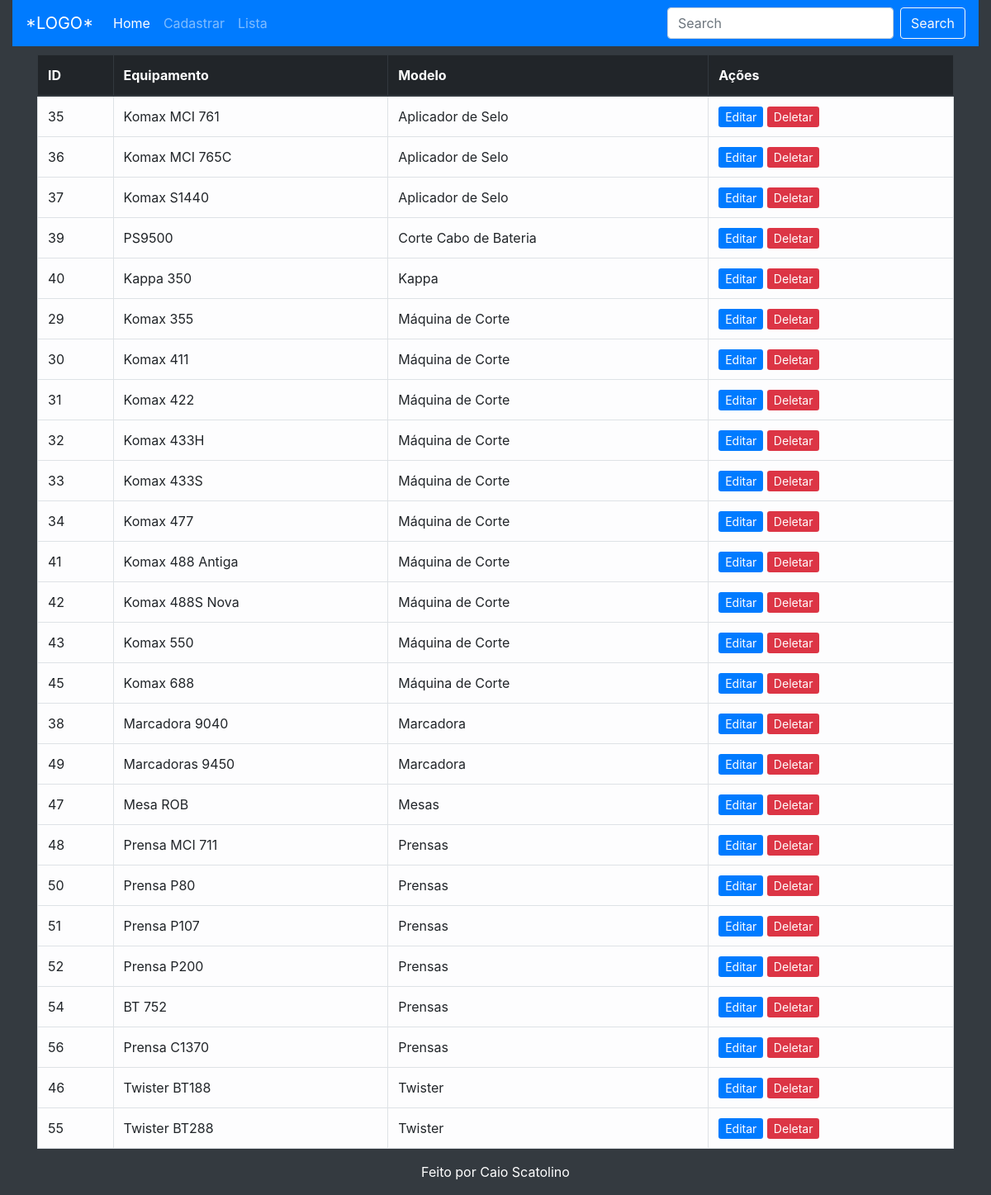
The page /lista.php on the database its author committed.
### tables this page shows
CREATE TABLE `equip` (
  `id` int(11) NOT NULL,
  `equipamento` varchar(100) NOT NULL,
  `modelo` varchar(100) NOT NULL
);

### config.php (called while the page is built, shortened)
<?php
$base = 'http://localhost:8080/manuaisManutencao';
$db_name = 'manuaisManutencao';
$db_host = 'localhost';
$db_user = 'root';
$db_pass = '';
$db_type = 'mysql';
$pdo = new PDO("$db_type:dbname=$db_name;host=$db_host",$db_user,$db_pass);
$sql = $pdo->query("SELECT * FROM equip ORDER BY modelo ASC");
$sql->execute();
$data = $sql->fetchAll(PDO::FETCH_ASSOC);

### lista.php (the view)
<?php
require 'header.php';
require 'config.php';
?>
<div class="container" style="min-height: 90vh; ">
<table class="table table-bordered table-hover" style="margin-top: 10px;">
    <thead class="thead-dark">
        <tr>
            <th>ID</th>
            <th>Equipamento</th>
            <th>Modelo</th>
            <th>Ações</th>
        </tr>
    </thead>
    <tbody class="table-light">
        <?php
        foreach ($data as $item):
        ?>
        <tr>
            <td><?=$item['id'];?></td>
            <td><?=$item['equipamento'];?></td>
            <td><?=$item['modelo'];?></td>
            <td>
                <a href="<?=$base;?>/editar.php?id=<?=$item['id'];?>" class="btn-sm btn-primary">Editar</a>
                <a href="<?=$base;?>/deletar.php?id=<?=$item['id'];?>" class="btn-sm btn-danger" onclick="return confirm('Realmente deseja deletar este item?')">Deletar</a>
            </td>
        </tr>
        <?php
        endforeach;
        ?>
    </tbody>
</table>
</div>
<?php
require 'footer.php';
?>

### header.php (style rules this page uses)
* { margin: 0; }

### rows shown on the page
equip: id "35", equipamento "Komax MCI 761", modelo "Aplicador de Selo"
equip: id "36", equipamento "Komax MCI 765C", modelo "Aplicador de Selo"
equip: id "37", equipamento "Komax S1440", modelo "Aplicador de Selo"
equip: id "39", equipamento "PS9500", modelo "Corte Cabo de Bateria"
equip: id "40", equipamento "Kappa 350", modelo "Kappa"
equip: id "29", equipamento "Komax 355", modelo "Máquina de Corte"
equip: id "30", equipamento "Komax 411", modelo "Máquina de Corte"
equip: id "31", equipamento "Komax 422", modelo "Máquina de Corte"
equip: id "32", equipamento "Komax 433H", modelo "Máquina de Corte"
equip: id "33", equipamento "Komax 433S", modelo "Máquina de Corte"
equip: id "34", equipamento "Komax 477", modelo "Máquina de Corte"
equip: id "41", equipamento "Komax 488 Antiga", modelo "Máquina de Corte"
equip: id "42", equipamento "Komax 488S Nova", modelo "Máquina de Corte"
equip: id "43", equipamento "Komax 550", modelo "Máquina de Corte"
equip: id "45", equipamento "Komax 688", modelo "Máquina de Corte"
equip: id "38", equipamento "Marcadora 9040", modelo "Marcadora"
equip: id "49", equipamento "Marcadoras 9450", modelo "Marcadora"
equip: id "47", equipamento "Mesa ROB", modelo "Mesas"
equip: id "48", equipamento "Prensa MCI 711", modelo "Prensas"
equip: id "50", equipamento "Prensa P80", modelo "Prensas"
equip: id "51", equipamento "Prensa P107", modelo "Prensas"
equip: id "52", equipamento "Prensa P200", modelo "Prensas"
equip: id "54", equipamento "BT 752", modelo "Prensas"
equip: id "56", equipamento "Prensa C1370", modelo "Prensas"
equip: id "46", equipamento "Twister BT188", modelo "Twister"
equip: id "55", equipamento "Twister BT288", modelo "Twister"
